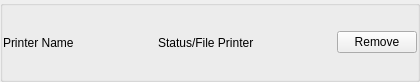
<?xml version="1.0" encoding="UTF-8"?>
<ui version="4.0">
 <class>Form</class>
 <widget class="KButtonGroup" name="Form">
  <property name="enabled">
   <bool>true</bool>
  </property>
  <property name="geometry">
   <rect>
    <x>0</x>
    <y>0</y>
    <width>420</width>
    <height>82</height>
   </rect>
  </property>
  <property name="windowTitle">
   <string>Form</string>
  </property>
  <property name="current" stdset="0">
   <number>-1</number>
  </property>
  <layout class="QHBoxLayout" name="horizontalLayout_3">
   <property name="spacing">
    <number>0</number>
   </property>
   <property name="sizeConstraint">
    <enum>QLayout::SetDefaultConstraint</enum>
   </property>
   <property name="margin">
    <number>0</number>
   </property>
   <item>
    <layout class="QHBoxLayout" name="horizontalLayout_2">
     <property name="spacing">
      <number>0</number>
     </property>
     <property name="sizeConstraint">
      <enum>QLayout::SetDefaultConstraint</enum>
     </property>
     <item>
      <widget class="QLabel" name="label">
       <property name="sizePolicy">
        <sizepolicy hsizetype="Preferred" vsizetype="Preferred">
         <horstretch>0</horstretch>
         <verstretch>0</verstretch>
        </sizepolicy>
       </property>
       <property name="text">
        <string>Printer Name</string>
       </property>
      </widget>
     </item>
     <item>
      <spacer name="horizontalSpacer_2">
       <property name="orientation">
        <enum>Qt::Horizontal</enum>
       </property>
       <property name="sizeHint" stdset="0">
        <size>
         <width>40</width>
         <height>20</height>
        </size>
       </property>
      </spacer>
     </item>
     <item>
      <widget class="QLabel" name="label_2">
       <property name="text">
        <string>Status/File Printer</string>
       </property>
      </widget>
     </item>
     <item>
      <spacer name="horizontalSpacer">
       <property name="orientation">
        <enum>Qt::Horizontal</enum>
       </property>
       <property name="sizeHint" stdset="0">
        <size>
         <width>40</width>
         <height>20</height>
        </size>
       </property>
      </spacer>
     </item>
     <item>
      <widget class="QPushButton" name="pushButton">
       <property name="enabled">
        <bool>true</bool>
       </property>
       <property name="text">
        <string>Remove</string>
       </property>
       <property name="autoDefault">
        <bool>false</bool>
       </property>
       <property name="default">
        <bool>false</bool>
       </property>
       <property name="flat">
        <bool>false</bool>
       </property>
      </widget>
     </item>
    </layout>
   </item>
  </layout>
 </widget>
 <customwidgets>
  <customwidget>
   <class>KButtonGroup</class>
   <extends>QGroupBox</extends>
   <header>kbuttongroup.h</header>
   <container>1</container>
  </customwidget>
 </customwidgets>
 <resources/>
 <connections/>
</ui>
